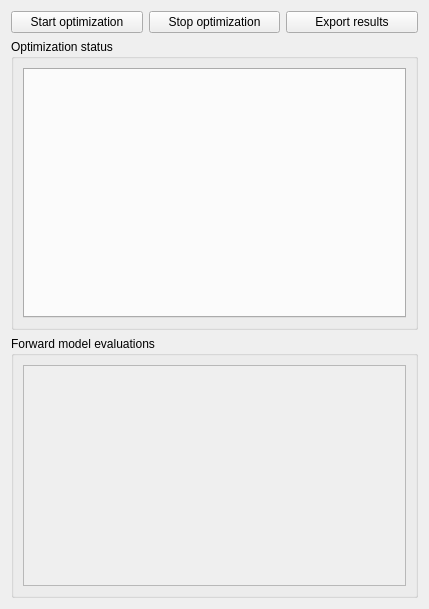
<?xml version="1.0" encoding="UTF-8"?>
<ui version="4.0">
 <class>Form</class>
 <widget class="QWidget" name="Form">
  <property name="geometry">
   <rect>
    <x>0</x>
    <y>0</y>
    <width>429</width>
    <height>609</height>
   </rect>
  </property>
  <property name="windowTitle">
   <string>Form</string>
  </property>
  <layout class="QVBoxLayout" name="verticalLayout">
   <item>
    <layout class="QHBoxLayout" name="horizontalLayout">
     <item>
      <widget class="QPushButton" name="start_btn">
       <property name="text">
        <string>Start optimization</string>
       </property>
      </widget>
     </item>
     <item>
      <widget class="QPushButton" name="stop_btn">
       <property name="text">
        <string>Stop optimization</string>
       </property>
      </widget>
     </item>
     <item>
      <widget class="QPushButton" name="export_btn">
       <property name="text">
        <string>Export results</string>
       </property>
      </widget>
     </item>
    </layout>
   </item>
   <item>
    <widget class="QGroupBox" name="groupBox_2">
     <property name="title">
      <string>Optimization status</string>
     </property>
     <layout class="QVBoxLayout" name="verticalLayout_4">
      <item>
       <widget class="QTabWidget" name="tabbed_plot_widget">
        <property name="minimumSize">
         <size>
          <width>0</width>
          <height>250</height>
         </size>
        </property>
       </widget>
      </item>
     </layout>
    </widget>
   </item>
   <item>
    <widget class="QGroupBox" name="groupBox">
     <property name="sizePolicy">
      <sizepolicy hsizetype="Preferred" vsizetype="Preferred">
       <horstretch>0</horstretch>
       <verstretch>10</verstretch>
      </sizepolicy>
     </property>
     <property name="title">
      <string>Forward model evaluations</string>
     </property>
     <layout class="QVBoxLayout" name="verticalLayout_2">
      <item>
       <widget class="QScrollArea" name="batches_scrl">
        <property name="minimumSize">
         <size>
          <width>0</width>
          <height>200</height>
         </size>
        </property>
        <property name="frameShadow">
         <enum>QFrame::Plain</enum>
        </property>
        <property name="horizontalScrollBarPolicy">
         <enum>Qt::ScrollBarAlwaysOff</enum>
        </property>
        <property name="widgetResizable">
         <bool>true</bool>
        </property>
        <widget class="QWidget" name="batches_wdg">
         <property name="geometry">
          <rect>
           <x>0</x>
           <y>0</y>
           <width>383</width>
           <height>226</height>
          </rect>
         </property>
         <layout class="QVBoxLayout" name="verticalLayout_3"/>
        </widget>
       </widget>
      </item>
     </layout>
    </widget>
   </item>
  </layout>
 </widget>
 <resources/>
 <connections/>
</ui>
